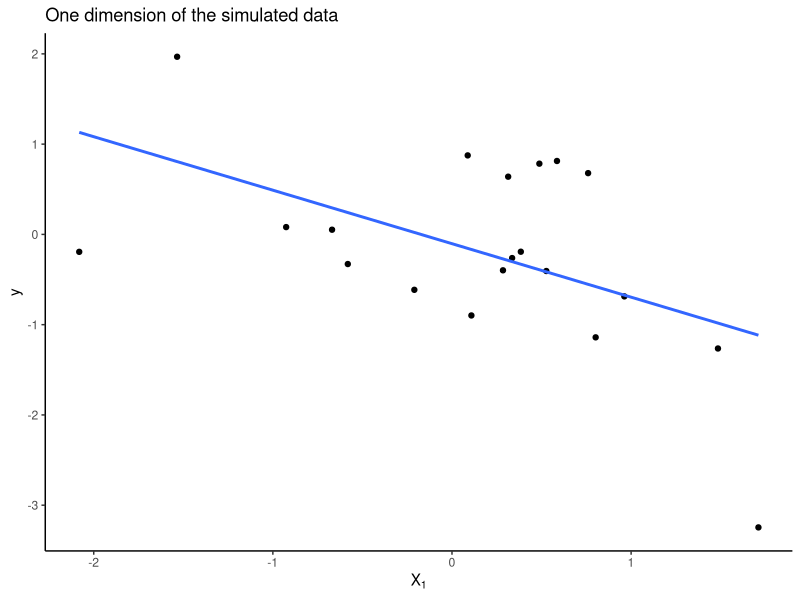

The R source for this figure:
## ---- chunk 1
library(tidyverse)

n <- 20
X <- matrix(rnorm(n * 2), ncol = 2)
y <- rnorm(n)

ggplot(NULL, aes(x = X[, 1], y = y)) +
  geom_point() +
  geom_smooth(method = "lm", se = FALSE) +
  labs(title = "One dimension of the simulated data", x = expression(X[1])) +
  theme_classic()
## ---- chunk 2
loss <- function(beta) {
  resid <- y - X %*% beta
  sum(resid^2) / (2 * n)
}

analytical_grad <- function(beta) {
  grad <- -t(y - X %*% beta) %*% X / n
  as.vector(grad)
}
## ---- chunk 3
#' @param f function that takes a single vector argument x
#' @param x point at which to evaluate derivative of f (vector)
#' @param d direction in which to take derivative of f (vector)
#' @param eps epsilon to use in the gradient approximation
numerical_directional_grad <- function(f, x, d, eps = 1e-8) {
  (f(x + eps * d) - f(x - eps * d)) / (2 * eps)
}
## ---- chunk 4
zeros_like <- function(x) {
  rep(0, length(x))
}

numerical_grad <- function(f, x, eps = 1e-8) {
  grad <- zeros_like(x)
  for (dim in seq_along(x)) {
    unit <- zeros_like(x)
    unit[dim] <- 1
    grad[dim] <- numerical_directional_grad(f, x, unit, eps)
  }
  grad
}
    
relative_error <- function(want, got) {
  (want - got) / want  # assumes want is not zero
}
## ---- chunk 5
b <- c(2, 3)  # point in parameter space to check gradient at

num_grad <- numerical_grad(loss, b)
ana_grad <- analytical_grad(b)

num_grad
ana_grad
relative_error(num_grad, ana_grad)
